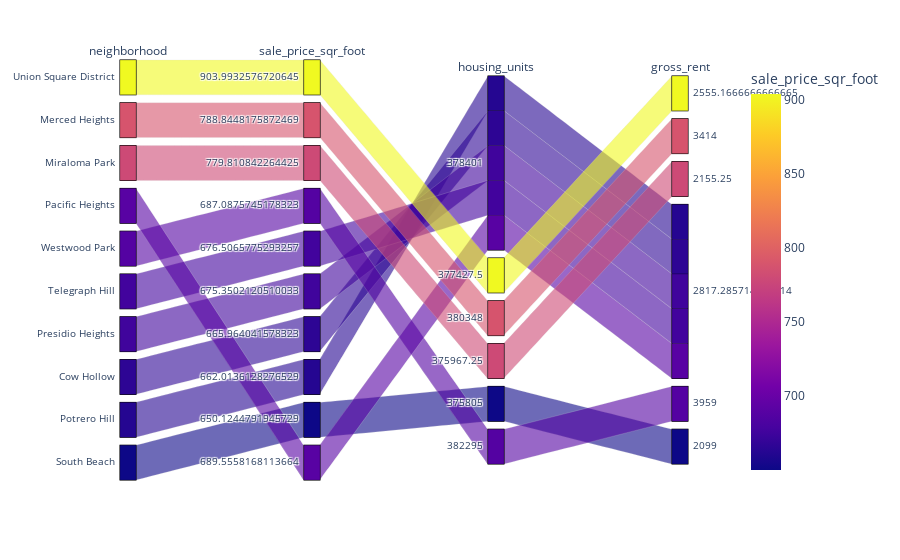

Notebook code for this chart:
### Code cell
# Parallel Categories Plot
px.parallel_categories(top_10, color='sale_price_sqr_foot')

### Figure 1 — Plotly figure (JSON) as saved in the notebook; plotly's stock layout.template omitted (floating-point values rounded to 4 significant figures)
{"data": [{"dimensions": [{"label": "neighborhood", "values": ["Union Square District", "Merced Heights", "Miraloma Park", "Pacific Heights", "Westwood Park", "Telegraph Hill", "Presidio Heights", "Cow Hollow", "Potrero Hill", "South Beach"]}, {"categoryarray": [904.0, 788.8, 779.8, 687.1, 676.5, 675.4, 666.0, 662.0, 650.1, 689.6], "categoryorder": "array", "label": "sale_price_sqr_foot", "ticktext": [904.0, 788.8, 779.8, 687.1, 676.5, 675.4, 666.0, 662.0, 650.1, 689.6], "values": [904.0, 788.8, 779.8, 689.6, 687.1, 676.5, 675.4, 666.0, 662.0, 650.1]}, {"categoryarray": [378401, 377400.0, 380348, 376000.0, 375805, 382295], "categoryorder": "array", "label": "housing_units", "ticktext": [378401, 377400.0, 380348, 376000.0, 375805, 382295], "values": [377400.0, 380348, 376000.0, 378401, 382295, 378401, 378401, 378401, 378401, 375805]}, {"label": "gross_rent", "values": [2555.0, 3414, 2155.0, 2817.0, 3959, 2817.0, 2817.0, 2817.0, 2817.0, 2099]}], "domain": {"x": [0, 1], "y": [0, 1]}, "line": {"color": [904.0, 788.8, 779.8, 689.6, 687.1, 676.5, 675.4, 666.0, 662.0, 650.1], "coloraxis": "coloraxis"}, "name": "", "type": "parcats"}], "layout": {"autosize": true, "coloraxis": {"colorbar": {"title": {"text": "sale_price_sqr_foot"}}, "colorscale": [[0, "#0d0887"], [0.1111, "#46039f"], [0.2222, "#7201a8"], [0.3333, "#9c179e"], [0.4444, "#bd3786"], [0.5556, "#d8576b"], [0.6667, "#ed7953"], [0.7778, "#fb9f3a"], [0.8889, "#fdca26"], [1, "#f0f921"]]}, "legend": {"tracegroupgap": 0}, "margin": {"t": 60}}}
